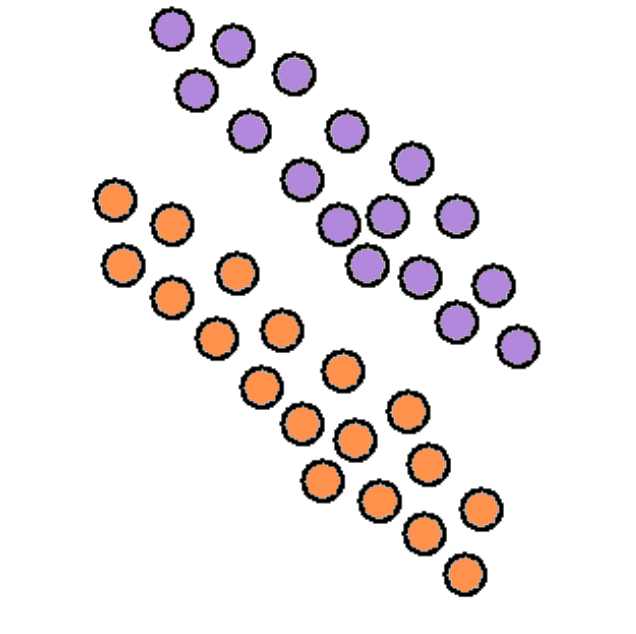
#> input picture circles.png, 636 x 634 px
$ python main.py   (older library calls are emulated)
#> lines starting #> are read from the running program, lines starting #| are printed output that depends on the picture; after the words box and inside, x2 and y2 are one past the last pixel; in counts of white or black regions, pixels touching at a corner belong together
""" the commented out part was used for calibration """
# [58 lines of commented-out code are left out]

from matplotlib.pyplot import imshow, scatter, show, savefig
import cv2

image = cv2.imread('circles.png', 0)
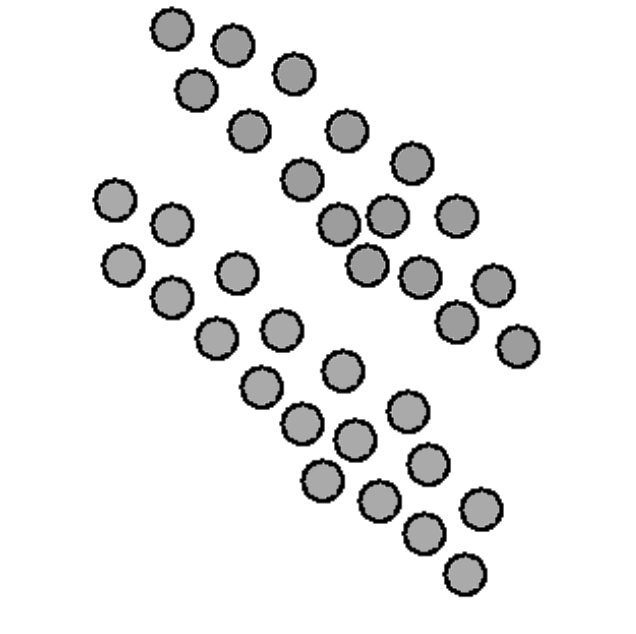
#> image: shape (634, 636); min 0, max 255, mean 235
image = cv2.GaussianBlur(image.copy(), (27, 27), 0)
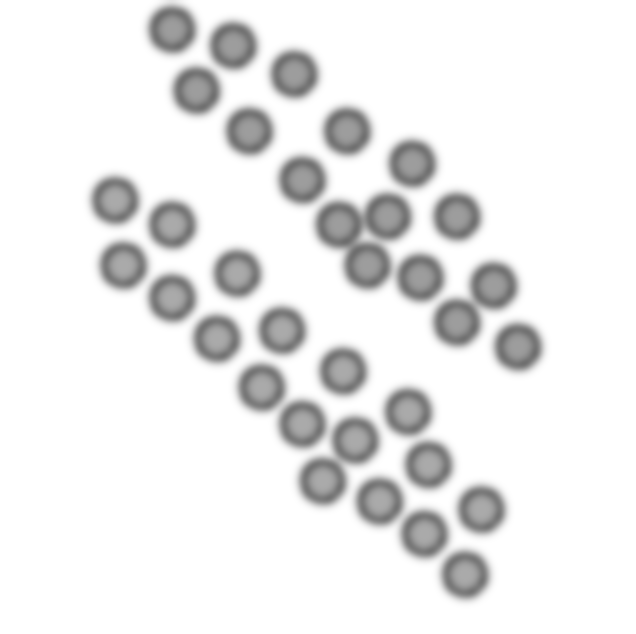
#> image: shape (634, 636); min 109, max 255, mean 235
image = cv2.Canny(image, 0, 130)
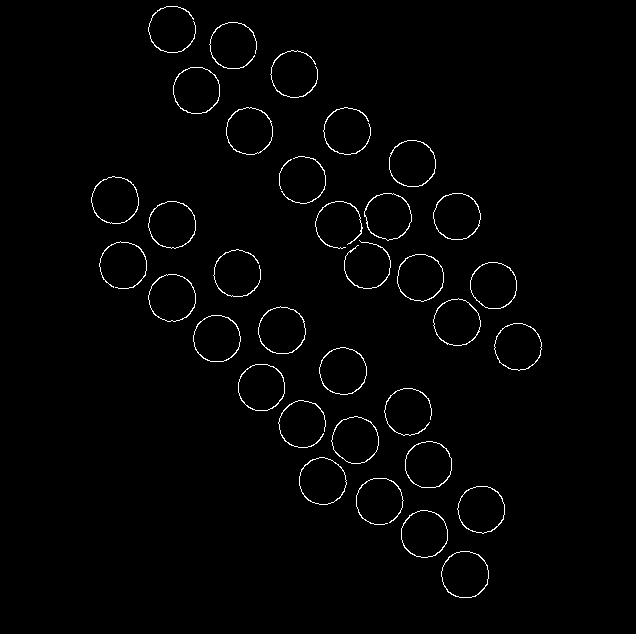
#> image: shape (634, 636); 1.4% white in thin lines or dots, all inside (x1, y1, x2, y2) = (91, 6, 542, 598)
cv2.imshow("canny", image)
cv2.waitKey(0)
imshow(image, cmap='gray')

circles = cv2.HoughCircles(image, cv2.HOUGH_GRADIENT, 22, minDist=1, maxRadius=50)
#> circles = 36 rows, first 8: [385, 495, 37.4], [363, 429, 37.4], [429, 275, 37.4], [429, 473, 37.4], [385, 209, 37.4], [297, 275, 37.4], [407, 341, 37.4], [341, 231, 13.2]
x = circles[0, :, 0]
#> x = 36 values, max 517 at index 11, min 121 at index 32, mean 326.9
y = circles[0, :, 1]
#> y = 36 values, max 583 at index 33, min 33 at index 16, mean 296.4

scatter(x, y)
savefig('result1.png')
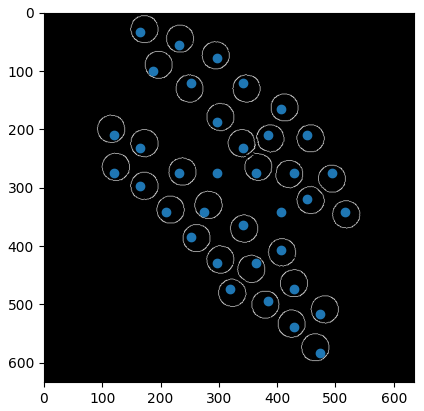
#> figure drawn by matplotlib, 1 panel
cv2.waitKey(0)

_, cnts, _ = cv2.findContours(image.copy(), cv2.RETR_EXTERNAL,
                              cv2.CHAIN_APPROX_SIMPLE)
#> cnts = 35 contours, 1 with area under 20; largest, box (x1, y1, x2, y2) and area: (258, 306, 306, 354) 1742, (148, 274, 196, 322) 1740, (319, 347, 367, 395) 1738, (148, 201, 196, 249) 1737, (91, 176, 139, 224) 1735

# loop over the contours
for c in cnts:
    # compute the center of the contour
    M = cv2.moments(c)
    cX = int(M["m10"] / M["m00"])
    cY = int(M["m01"] / M["m00"])

    # draw the contour and center of the shape on the image
    cv2.drawContours(image, [c], -1, (125, 125, 125), 2)
    cv2.circle(image, (cX, cY), 3, (255, 255, 255), -1)
#> this loop made 35 passes
#> (cX, cY) on passes 1 to 12: (464, 574), (424, 533), (480, 509), (381, 501), (322, 480), (428, 464), (355, 439), (302, 424), (408, 411), (261, 386), (342, 370), (517, 346)
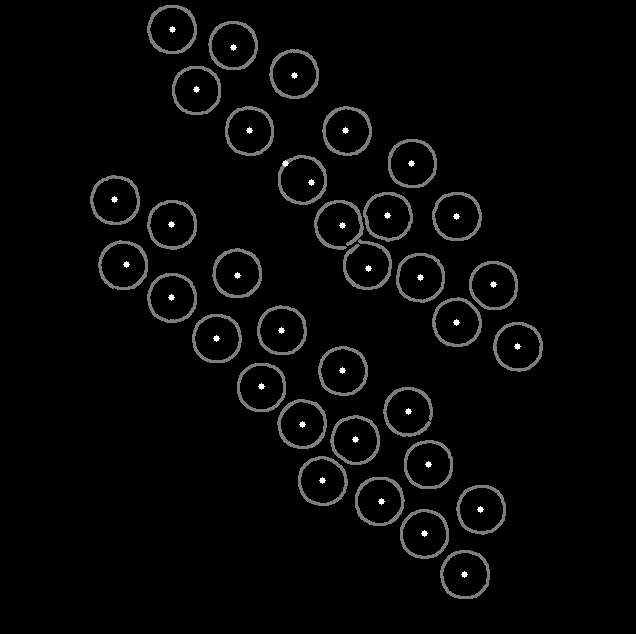
#> image: shape (634, 636); 4.62% of pixels changed, all inside (x1, y1, x2, y2) = (90, 5, 543, 599)

cv2.imshow("Image", image)
cv2.imwrite("result2.png", image)
cv2.waitKey(0)
